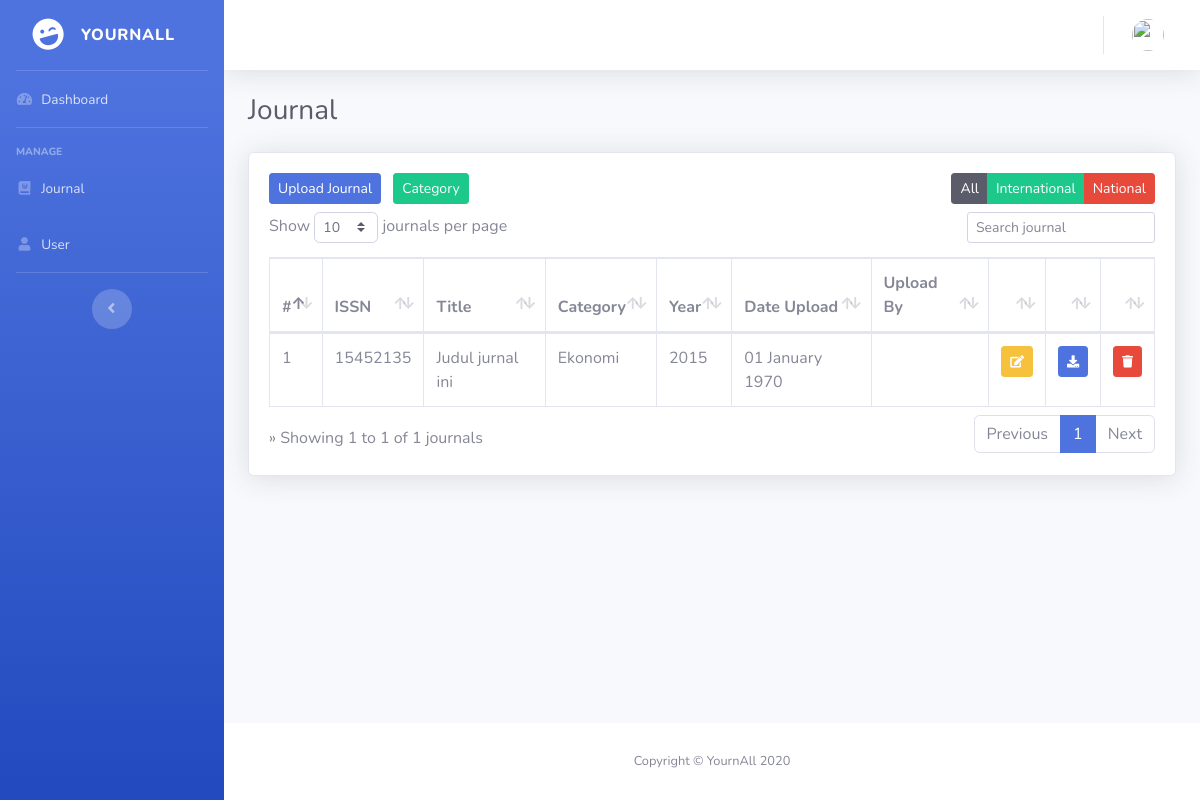
The app's page /index.php/administrator/journal, older data.
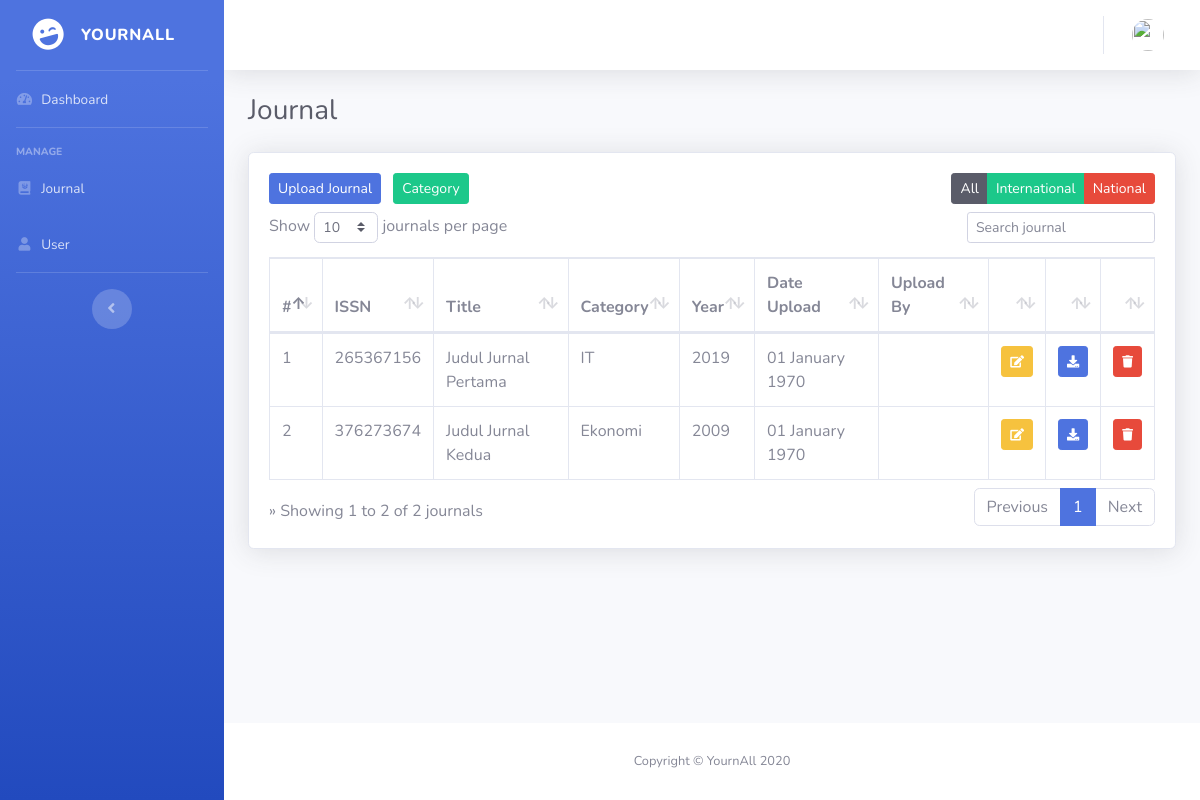
The same page, newer data.
### tables this page shows
CREATE TABLE `journal` (
  `id` int(11) NOT NULL,
  `issn` varchar(64) NOT NULL,
  `title` varchar(256) NOT NULL,
  `type` enum('National','International') NOT NULL,
  `category` varchar(128) NOT NULL,
  `year` varchar(11) NOT NULL,
  `date_upload` varchar(50) NOT NULL,
  `file` varchar(256) NOT NULL
);

### application/controllers/administrator/Journal.php (called while the page is built, shortened)
<?php
class Journal extends CI_Controller
{
	public function index()
	{
		$data['user'] = $this->db->get_where('user', ['email' => $this->session->userdata('email')])->row_array();
		$data['journal'] = $this->m_journal->get_journal()->result();
		$this->load->view('pages/administrator/templates/a_header');
		$this->load->view('pages/administrator/templates/a_sidebar');
		$this->load->view('pages/administrator/templates/a_topbar', $data);
		$this->load->view('pages/administrator/v_journal', $data);
		$this->load->view('pages/administrator/templates/a_footer');
	}
}

### index.php (called while the page is built, shortened)
<?php
require_once BASEPATH.'core/CodeIgniter.php';

### application/models/m_journal.php (called while the page is built, shortened)
<?php
class m_journal extends CI_Model
{
	public function get_journal()
	{
		return $this->db->get('journal');
	}
}

### application/views/pages/administrator/v_journal.php (the view, shortened to what this page needs)
<div class="container-fluid page" data-page="Journal"">
	<div class=" d-sm-flex align-items-center justify-content-between mb-4">
	<h1 class="h3 mb-0 text-gray-800">Journal</h1>
</div>
<div class="card shadow mb-4">
	<div class="card-body">
		<div class="table-responsive">
			<a href="<?= base_url('administrator/journal/add') ?>" class="btn btn-primary btn-sm mb-2">Upload Journal </a>
			<a href="<?= base_url('administrator/category') ?>" class="btn btn-success btn-sm mb-2 ml-2">Category</a>
			<table id="tabel-jurnal" class="table table-bordered">
				<div class="btn-group float-right" role="group" aria-label="Sort By">
					<a href="<?= base_url('administrator/journal/') ?>" class="btn btn-dark btn-sm">All</a>
					<a href="<?= base_url('administrator/journal/journal_int') ?>" class="btn btn-success btn-sm">International</a>
					<a href="<?= base_url('administrator/journal/journal_nat') ?>" class="btn btn-danger btn-sm">National</a>
				</div><br>
				<thead>
					<tr>
						<th>#</th>
						<th>ISSN</th>
						<th>Title</th>
						<th>Category</th>
						<th>Year</th>
						<th>Date Upload</th>
						<th>Upload By</th>
						<th></th>
						<th></th>
						<th></th>
					</tr>
				</thead>
				<tbody>
					<?php
					$no = 1;
					foreach ($journal as $j) { ?>
						<tr>
							<td><?php echo $no++ ?></td>
							<td><?php echo $j->issn ?></a></td>
							<td><?php echo $j->title ?></td>
							<td><?php echo $j->category ?></td>
							<td><?php echo $j->year ?></td>
							<td><?php echo date('d F Y', strtotime($j->date_upload)) ?></td>
							<td><?php echo $j->upload_by ?></td>
							<td width="20px">
								<a href="<?= base_url(); ?>administrator/journal/edit/<?= $j->id; ?>" class="btn btn-warning btn-sm" data-toggle="tooltip" data-placement="top" title="Edit"><i class="fa fa-edit fa-sm"></i></a>
							</td>
							<td width="20px">
								<a href="<?= base_url() . 'uploads/journal/' . $j->file; ?>" class="btn btn-primary btn-sm" data-toggle="tooltip" data-placement="top" title="Download"><i class="fa fa-download fa-sm"></i></a>
							</td>
							<td width="20px">
								<a href="<?= base_url(); ?>administrator/journal/delete/<?= $j->id; ?>" class="btn btn-danger btn-sm tombol-delete" data-toggle="tooltip" data-placement="top" title="Delete"><i class="fa fa-trash fa-sm"></i></a>
							</td>
						</tr>
					<?php } ?>
				</tbody>
			</table>
		</div>
	</div>
</div>
</div>
</div>

Row changes from the older to the newer data that the page shows:
changed journal: issn "15452135" → "265367156"; title "Judul jurnal ini" → "Judul Jurnal Pertama"; category "Ekonomi" → "IT"; year "2015" → "2019"
added journal: issn "376273674", title "Judul Jurnal Kedua", category "Ekonomi", year "2009", date_upload "01 January 1970"
Text that changed along with them:
text written by a page script: "Show journals per page » Showing 1 to 1 of 1 journals Previous 1 Next" → "Show journals per page » Showing 1 to 2 of 2 journals Previous 1 Next"
